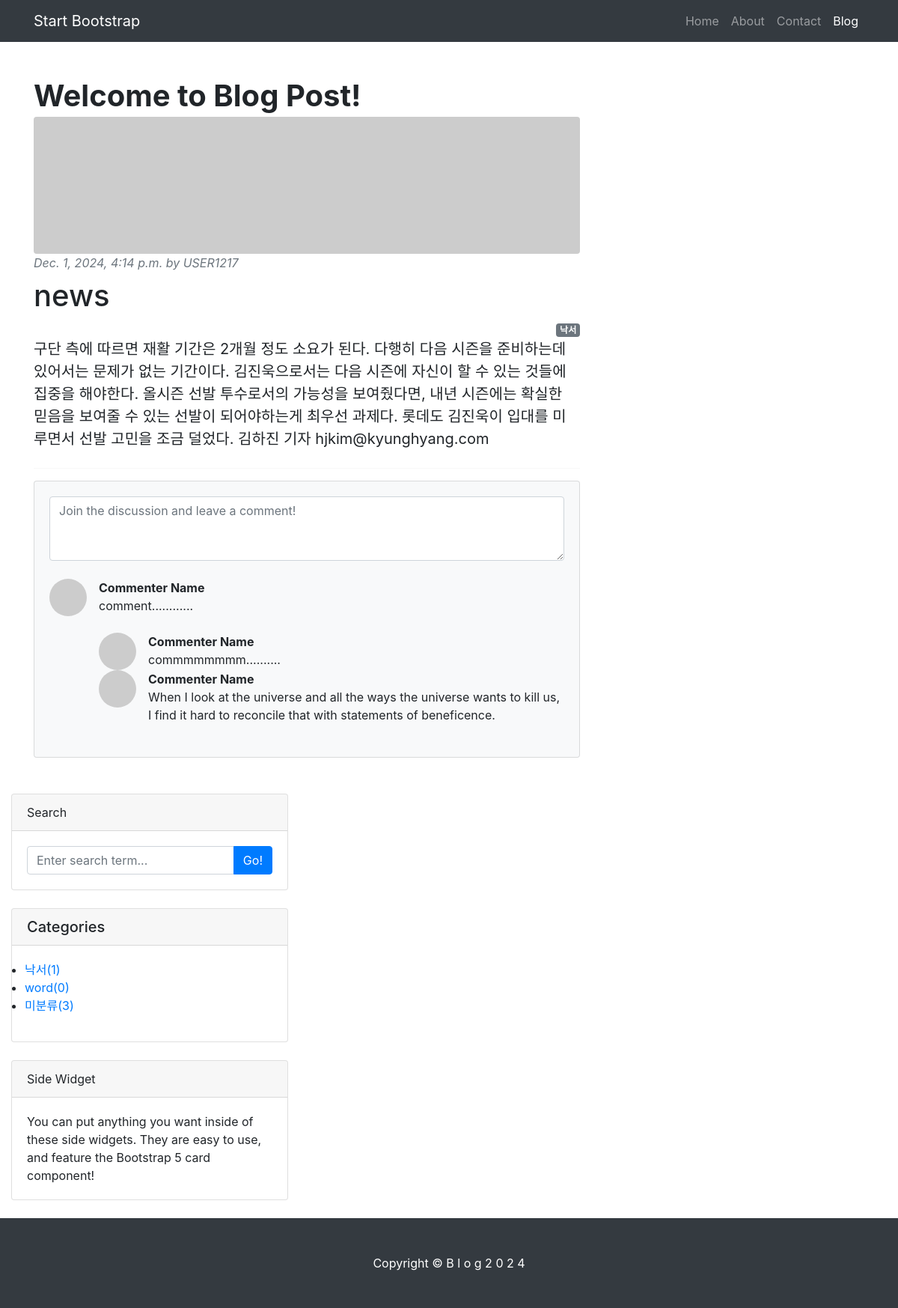
Page /4/ on the committed database.
### blog/models.py (models this page shows, shortened)
class Post(models.Model):
    title = models.CharField(max_length=30)
    content = models.TextField()
    head_image = models.ImageField(upload_to='blog/images/%y/%m/%d',blank=True)
    file_upload = models.FileField(upload_to='blog/files/%Y/%m/%d',blank=True)
    created_at = models.DateTimeField(auto_now_add=True)
    updated_at = models.DateTimeField(auto_now=True)
    author = models.ForeignKey(User,null=True,on_delete=models.SET_NULL)
    category = models.ForeignKey(Category,null=True, blank=True, on_delete=models.SET_NULL)
    tags = models.ManyToManyField(Tag, blank=True)

class Category(models.Model):
    name = models.CharField(max_length=50, unique=True)
    slug = models.SlugField(max_length=200, unique=True, allow_unicode=True)
    def __str__(self):
        return self.name
    def get_absolute_url(self):
        return f'/blog/category/{self.slug}/'
    class Meta:
        verbose_name_plural = 'Categories'

### blog/views.py (the view)
# urls.py: path('<int:pk>/', views.PostDetail.as_view()),
class PostDetail(DetailView):
    model = Post
    template_name = 'blog/blog_post.html'
    def get_context_data(self, **kwargs):
        context = super(PostDetail, self).get_context_data()
        context['categories'] = Category.objects.all()
        context['no_category_post_count']=Post.objects.filter(category=None).count()
        return context

### blog/templates/blog/blog_post.html (shortened to what this page needs)
{%extends './layout.html'%}
{%load static%}
{%block content%}
<div class="container mt-5">
    <div class="row">
        <div class="col-lg-8">
            <article>
                <header class="mb-4">
                    <h1 class="fw-bolder mb-1">Welcome to Blog Post!</h1>
                    {%if post.head_image%}
                      <img class="img-fluid rounded" src="{{post.head_image.url}}" alt="{{post.title}} head_image">
                    {%else%}
                    <img class="img-fluid rounded" src="https://picsum.photos/seed/{{p.id}}/800/200" alt="random_image">
                    {%endif%}
                    <div class="text-muted fst-italic mb-2">
                        {{post.created_at}} by
                        <a>{{post.author | upper}}</a>
                    </div>
                    <h1>{{post.title}}</h1>
                    {% if post.category%}
                    <div style="text-align: right;">
                        <span class="badge badge-secondary">{{ post.category }}</span>
                    </div>
                    {%else%}
                    <div style="text-align: right;">
                        <span class="badge badge-secondary">미분류</span>
                    </div>
                    {%endif%}
                    <section class="mb-5">
                        <p class="fs-5 mb-4">{{post.content}}</p>
                        <hr/>
                        <section class="mb-5">
                            <div class="card bg-light">
                                <div class="card-body">
                                    <form class="mb-4"><textarea class="form-control" rows="3" placeholder="Join the discussion and leave a comment!"></textarea></form>
                                    <div class="d-flex mb-4">
                                        <div class="flex-shrink-0"><img class="rounded-circle" src="https://dummyimage.com/50x50/ced4da/6c757d.jpg" alt="..." /></div>
                                        <div class="ms-3">
                                            <div class="fw-bold">Commenter Name</div>
                                            comment............
                                            <div class="d-flex mt-4">
                                                <div class="flex-shrink-0"><img class="rounded-circle" src="https://dummyimage.com/50x50/ced4da/6c757d.jpg" alt="..." /></div>
                                                <div class="ms-3">
                                                    <div class="fw-bold">Commenter Name</div>
                                                    commmmmmmm..........
                                                </div>
                                            </div>
                                            <div class="d-flex">
                                                <div class="flex-shrink-0"><img class="rounded-circle" src="https://dummyimage.com/50x50/ced4da/6c757d.jpg" alt="..." /></div>
                                                <div class="ms-3">
                                                    <div class="fw-bold">Commenter Name</div>
                                                    When I look at the universe and all the ways the universe wants to kill us, I find it hard to reconcile that with statements of beneficence.
                                                </div>
                                            </div>
                                        </div>
                                    </div>
                                </div>
                            </div>
                        </section>
                    </section>
                </header>
            </article>
        </div>
    </div>
</div>
    {%endblock%}

### blog/templates/blog/layout.html (shortened to what this page needs)
<!DOCTYPE html>
<html lang="ko">
<head>
    <link href="../../static/styles.css" rel="stylesheet" />
    <link href="https://stackpath.bootstrapcdn.com/bootstrap/4.5.2/css/bootstrap.min.css" rel="stylesheet">
</head>
<body>
    <nav class="navbar navbar-expand-lg navbar-dark bg-dark">
        <div class="container">
            <a class="navbar-brand" href="#!">Start Bootstrap</a>
            <div class="collapse navbar-collapse" id="navbarSupportedContent">
                <ul class="navbar-nav ms-auto mb-2 mb-lg-0">
                    <li class="nav-item"><a class="nav-link" href="#">Home</a></li>
                    <li class="nav-item"><a class="nav-link" href="#!">About</a></li>
                    <li class="nav-item"><a class="nav-link" href="#!">Contact</a></li>
                    <li class="nav-item"><a class="nav-link active" aria-current="page" href="#">Blog</a></li>
                </ul>
            </div>
        </div>
    </nav>
{%block content%}{%endblock%}
    <div class="col-lg-4">
        <div class="card mb-4">
            <div class="card-header">Search</div>
            <div class="card-body">
                <div class="input-group">
                    <input class="form-control" type="text" placeholder="Enter search term..." aria-label="Enter search term..." aria-describedby="button-search" />
                    <button class="btn btn-primary" id="button-search" type="button">Go!</button>
                </div>
            </div>
        </div>
        <div class="card mb-4" id="categoris-card">
            <h5 class="card-header">Categories</h5>
            <div class="card-body">
                <div class="row">
                    <ul>
                        {%for category in categories%}
                        <li>
                            <a href="{{category.get_absolute_url}}">{{category}}({{category.post_set.count}})</a>
                        </li>
                        {%endfor%}
                        <li>
                            <a href="/blog/category/no_category/">미분류({{no_category_post_count}})</a>
                        </li>
                    </ul>
                </div>
            </div>
        </div>
        <div class="card mb-4">
            <div class="card-header">Side Widget</div>
            <div class="card-body">You can put anything you want inside of these side widgets. They are easy to use, and feature the Bootstrap 5 card component!</div>
        </div>
    </div>
    <footer class="py-5 bg-dark">
        <div class="container"><p class="m-0 text-center text-white">Copyright &copy; B l o g 2 0 2 4 </p></div>
    </footer>
</body>
</html>

### rows in the picture
Post: created_at "Dec. 1, 2024, 4:14 p.m.", author "USER1217", title "news", category "낙서", content "구단 측에 따르면 재활 기간은 2개월 정도 소요가 된다. 다행히 다음 시즌을 준비하는데 있어서는 문제가 없는 기간이다. 김진욱으로서는 다음 시즌에 자신이 할 수 있는 것들에 집중을 해야한다. 올시즌 선발 투수로서의 가능성을 보여줬다면, 내년 시즌에는 확실한 믿음을 보여줄 수 있는 선발이 되어야하는게 최우선 과제다. 롯데도 김진욱이 입대를 미루면서 선발 고민을 조금 덜었다. 김하진 기자 hjkim@kyunghyang.com"
Category: name "낙서", post_set.count "1"
Category: name "word", post_set.count "0"

### other values in the picture
{{ no_category_post_count }} "3"
